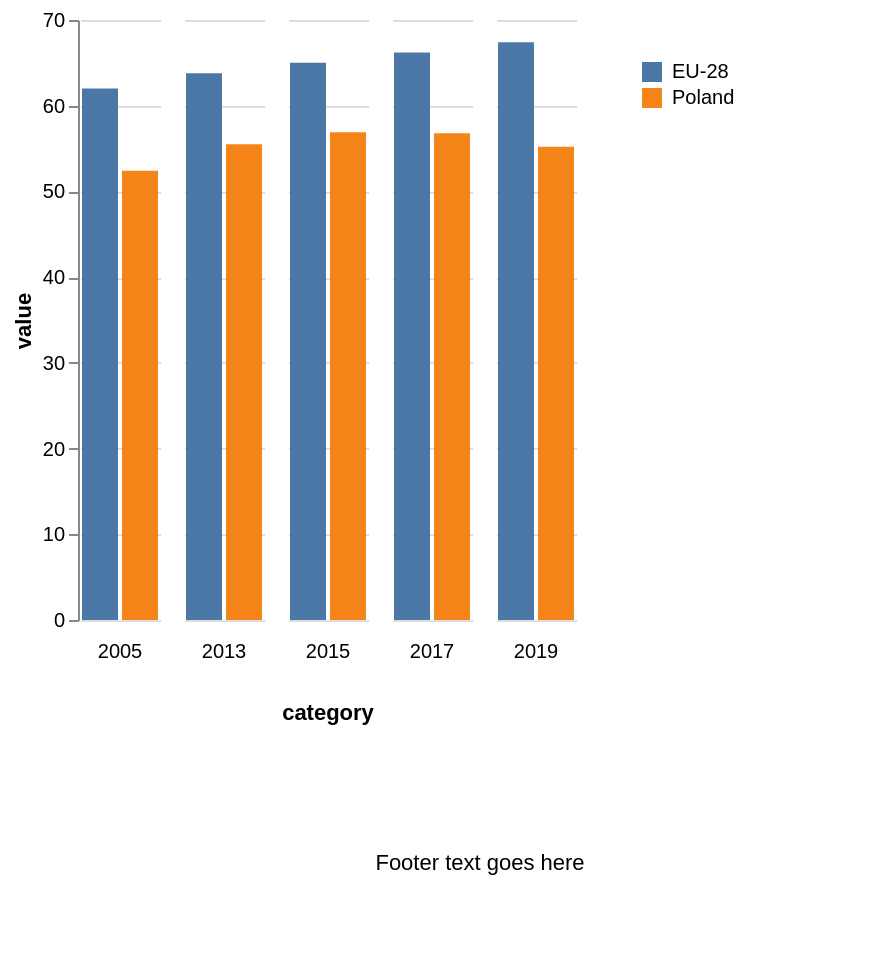

This figure's Vega-Lite source:
### Vega-Lite specification from a JSON file in a GitHub repository (floating-point values rounded to 4 significant figures)
{"$schema": "https://vega.github.io/schema/vega-lite/v5.json", "config": {"view": {"stroke": "transparent", "continuousWidth": 400}, "facet": {"spacing": 10}}, "vconcat": [{"data": {"values": [{"category": "2005", "group": "Poland", "value": 52.4}, {"category": "2013", "group": "Poland", "value": 55.5}, {"category": "2015", "group": "Poland", "value": 56.9}, {"category": "2017", "group": "Poland", "value": 56.8}, {"category": "2019", "group": "Poland", "value": 55.2}, {"category": "2005", "group": "EU-28", "value": 62.0}, {"category": "2013", "group": "EU-28", "value": 63.8}, {"category": "2015", "group": "EU-28", "value": 65.0}, {"category": "2017", "group": "EU-28", "value": 66.2}, {"category": "2019", "group": "EU-28", "value": 67.4}]}, "mark": "bar", "encoding": {"column": {"field": "category", "header": {"orient": "bottom"}}, "y": {"field": "value", "type": "quantitative"}, "x": {"field": "group", "axis": null}, "color": {"field": "group", "legend": {"legendX": 280, "legendY": 20, "orient": "none"}, "title": ""}}, "config": {"view": {"stroke": "transparent"}}, "facet": {"column": {"field": "Year", "type": "ordinal"}}, "spec": {"mark": "bar", "encoding": {"y": {"field": "value", "type": "quantitative", "axis": {"title": "Index score (1 = full unequality, 100 = full equality)"}}, "x": {"field": "Entity", "type": "ordinal"}, "color": {"field": "Entity", "type": "nominal", "legend": null, "scale": {"scheme": "category10"}}}}}, {"width": 400, "height": 100, "data": {"values": [{"text": "Footer text goes here"}]}, "mark": {"type": "text", "align": "center", "baseline": "middle", "opacity": 1}, "encoding": {"text": {"field": "text", "type": "nominal"}}}]}
